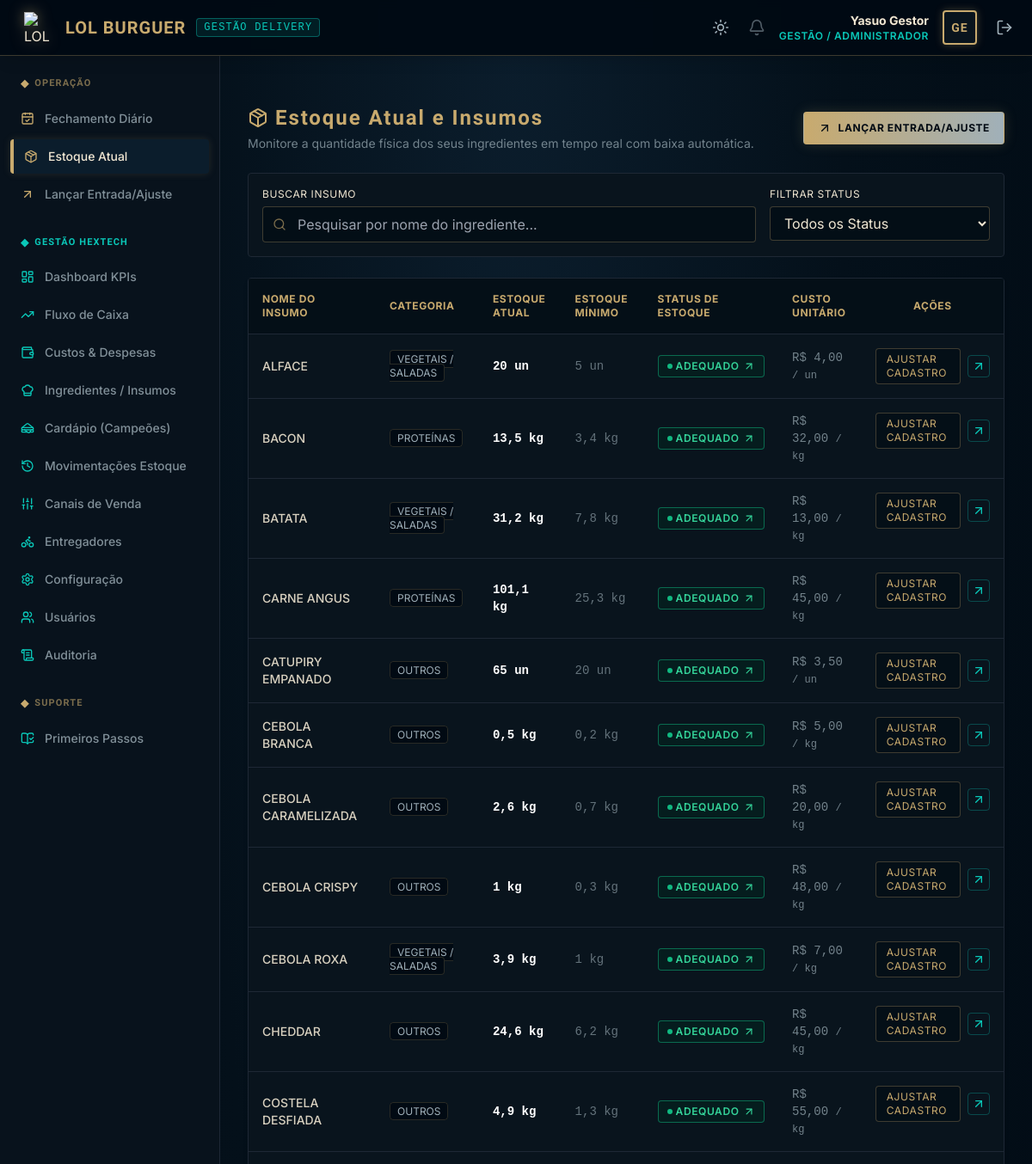
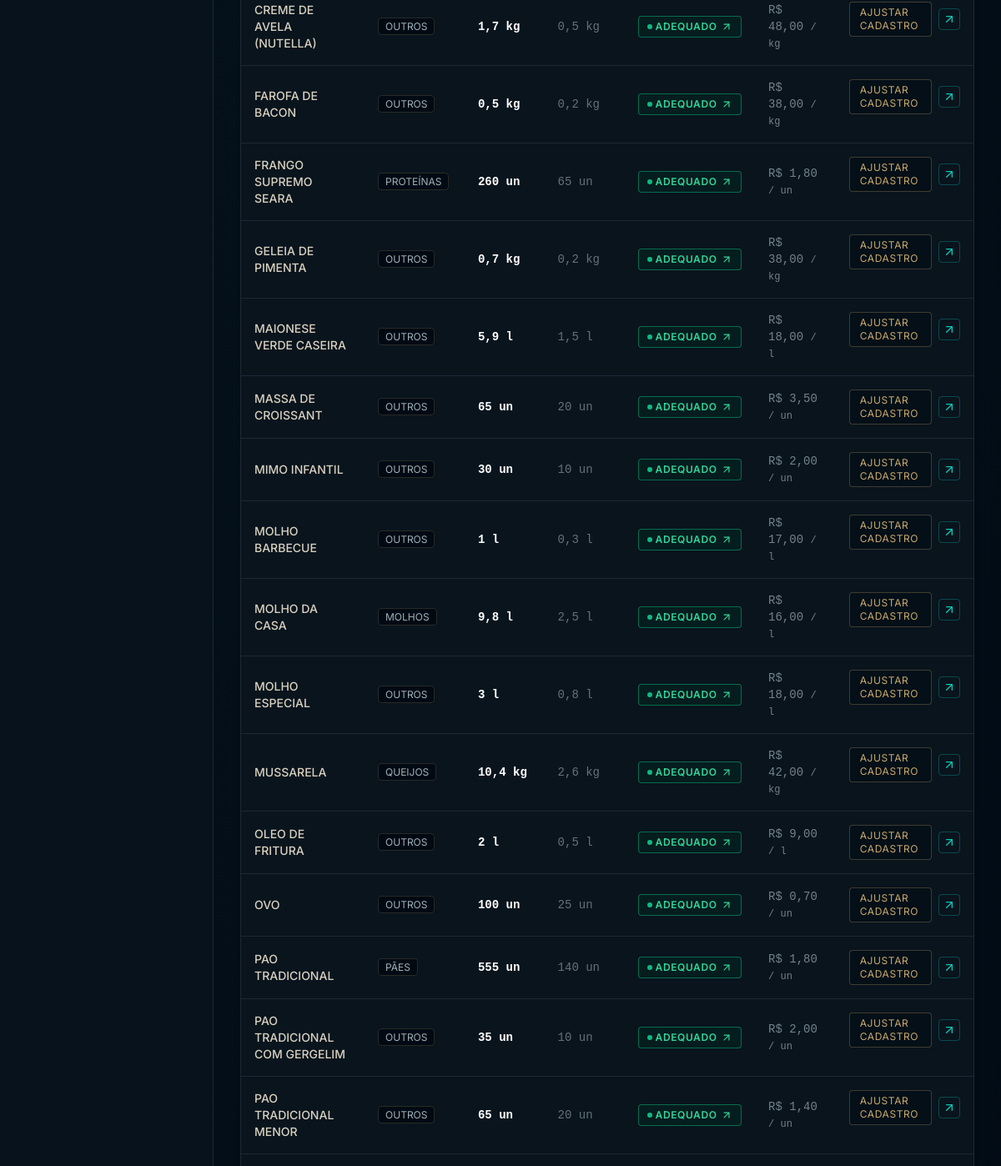
Before: /estoque/resumo/ (signed in, upper part) with the older database file (2 pictures, top to bottom).
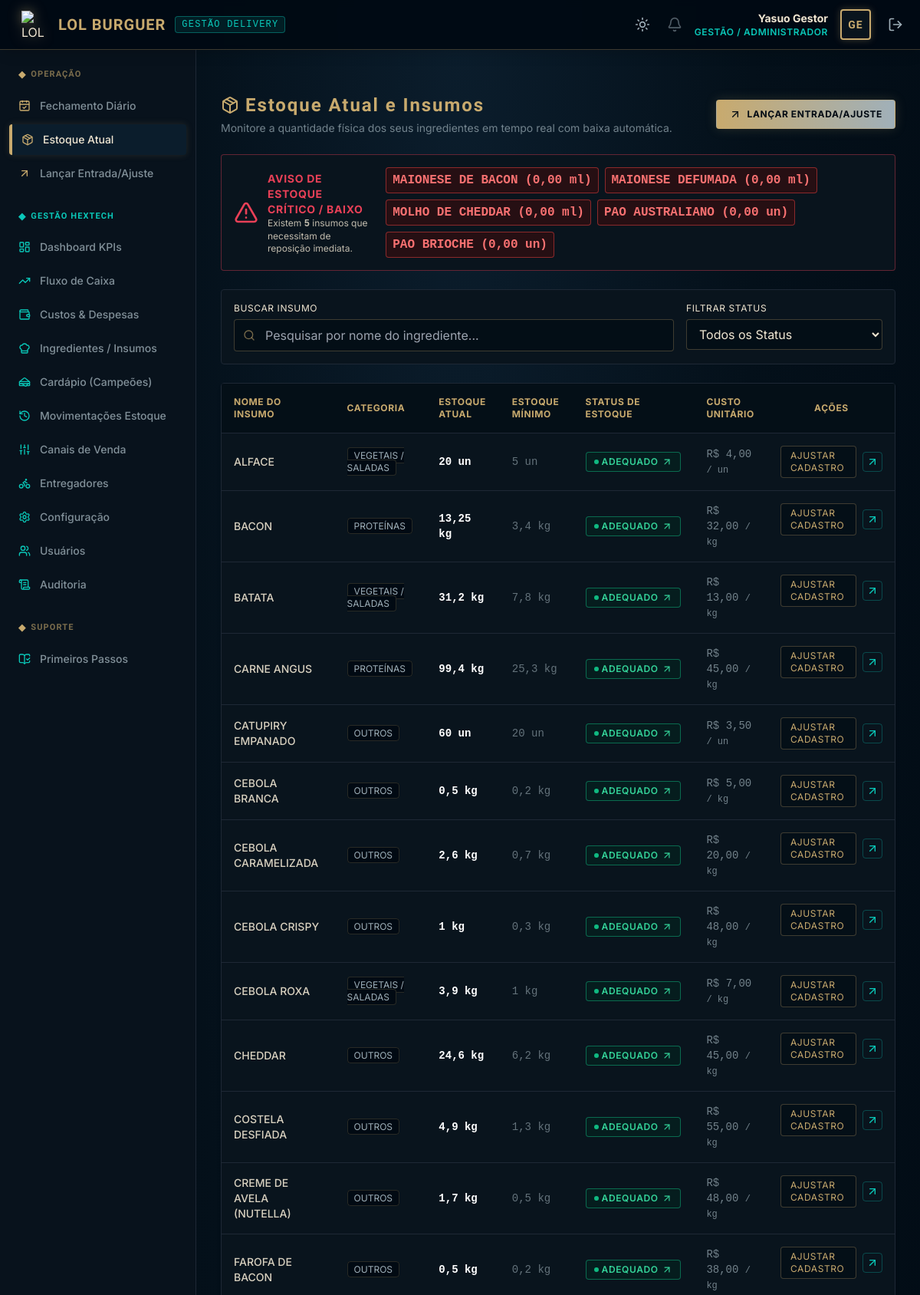
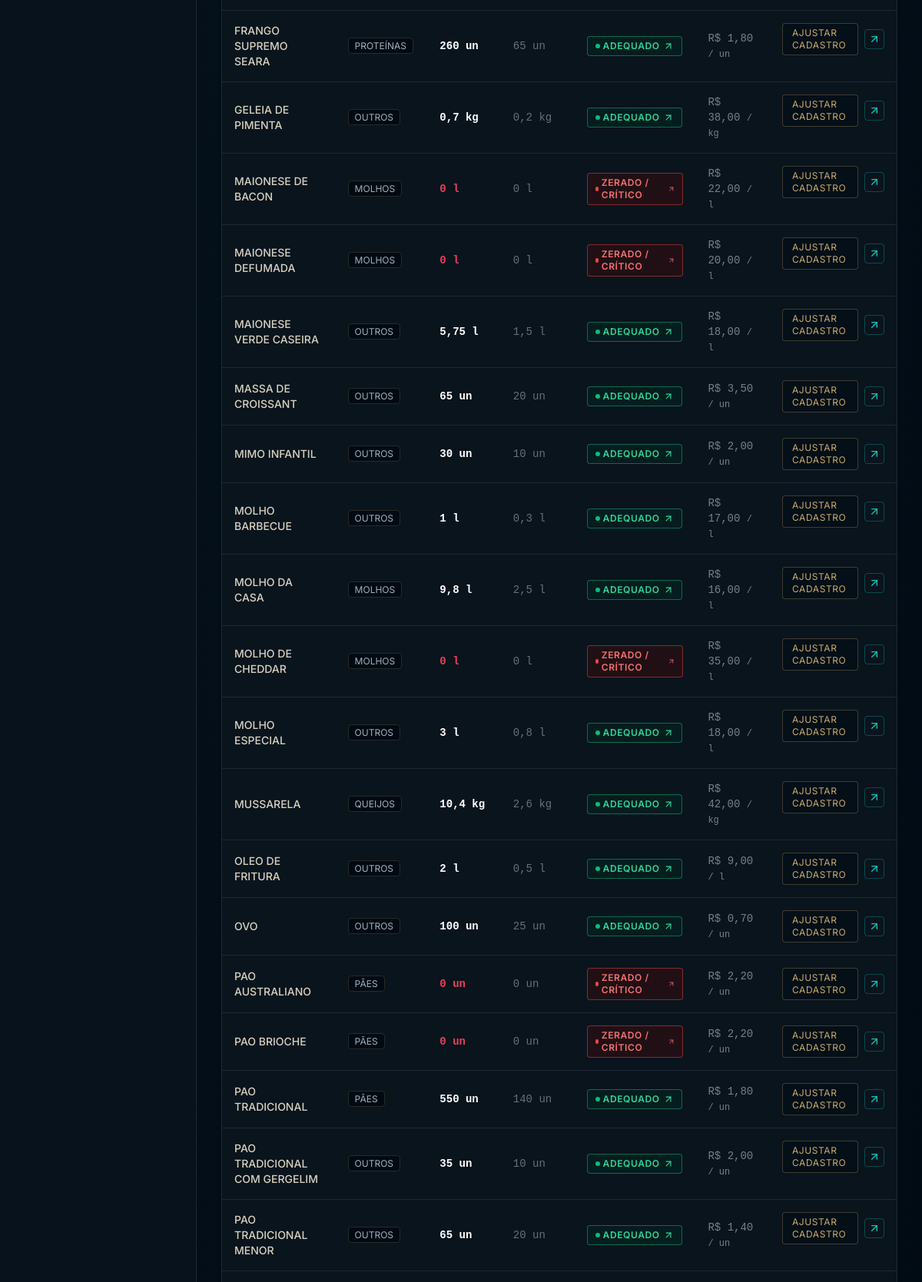
After: the same page with the newer database file (2 pictures, top to bottom).
### produtos/models.py (models this page shows, shortened)
class Ingrediente(models.Model):
    UNIDADES_MEDIDA = (
        ('kg', 'Quilograma (kg)'),
        ('g', 'Grama (g)'),
        ('l', 'Litro (l)'),
        ('ml', 'Mililitro (ml)'),
        ('un', 'Unidade (un)'),
    )
    CATEGORIAS = (
        ('PROTEINA', 'Proteínas'),
        ('PAO', 'Pães'),
        ('MOLHO', 'Molhos'),
        ('VEGETAL', 'Vegetais / Saladas'),
        ('QUEIJO', 'Queijos'),
        ('EMBALAGEM', 'Embalagens'),
        ('OUTROS', 'Outros'),
    )
    nome = models.CharField(max_length=100, verbose_name="Nome do Insumo")
    unidade_medida = models.CharField(max_length=5, choices=UNIDADES_MEDIDA, default='g', verbose_name="Unidade de Medida")
    unidade_compra = models.CharField(max_length=5, choices=UNIDADES_MEDIDA, default='g', verbose_name="Unidade de Compra (Entrada)")
    custo_unitario = models.DecimalField(max_digits=10, decimal_places=4, default=Decimal('0.0000'), verbose_name="Custo Unitário (R$)")
    fornecedor = models.CharField(max_length=100, blank=True, null=True, verbose_name="Fornecedor")
    estoque_minimo = models.DecimalField(max_digits=10, decimal_places=2, default=0, verbose_name="Estoque Mínimo")
    estoque_atual = models.DecimalField(max_digits=10, decimal_places=2, default=0, verbose_name="Estoque Atual")
    categoria = models.CharField(max_length=20, choices=CATEGORIAS, default='OUTROS', verbose_name="Categoria")
    class Meta:
        verbose_name = "Ingrediente / Insumo"
        verbose_name_plural = "Ingredientes / Insumos"
        ordering = ['nome']
    @property
    def status_estoque(self):
        if self.estoque_atual <= 0:
            return 'CRITICO'
        elif self.estoque_atual < self.estoque_minimo:
            return 'BAIXO'
        else:
            return 'OK'
    @property
    def obter_fator_conversao(self):
        if self.unidade_compra == 'kg' and self.unidade_medida == 'g':
            return Decimal('1000.00')
        elif self.unidade_compra == 'l' and self.unidade_medida == 'ml':
            return Decimal('1000.00')
        return Decimal('1.00')
    def _fmt(self, valor, casas=3):
        from django.utils.formats import number_format
        q = Decimal(valor).quantize(Decimal('1.' + '0' * casas)).normalize()
        return number_format(q, use_l10n=True, force_grouping=True)
    @property
    def estoque_display(self):
        fator = self.obter_fator_conversao
        if fator > 1:
            return f"{self._fmt((self.estoque_atual or 0) / fator)} {self.unidade_compra}"
        return f"{self._fmt(self.estoque_atual or 0)} {self.unidade_medida}"
    @property
    def estoque_minimo_display(self):
        fator = self.obter_fator_conversao
        if fator > 1:
            return f"{self._fmt((self.estoque_minimo or 0) / fator)} {self.unidade_compra}"
        return f"{self._fmt(self.estoque_minimo or 0)} {self.unidade_medida}"
    @property
    def custo_por_unidade_compra(self):
        return (self.custo_unitario * self.obter_fator_conversao).quantize(Decimal('0.01'))

### estoque/views.py (the view)
# urls.py: path('resumo/', views.estoque_resumo, name='estoque_resumo'),
@login_required
def estoque_resumo(request):
    busca = request.GET.get('busca', '')
    status_filtro = request.GET.get('status', '')
    ingredientes = Ingrediente.objects.all()
    if busca:
        ingredientes = ingredientes.filter(Q(nome__icontains=busca) | Q(categoria__icontains=busca))
    if status_filtro:
        lista_filtrada = []
        for ing in ingredientes:
            if ing.status_estoque == status_filtro:
                lista_filtrada.append(ing.id)
        ingredientes = ingredientes.filter(id__in=lista_filtrada)
    from django.db.models import F
    alertas_baixo = Ingrediente.objects.filter(Q(estoque_atual__lt=F('estoque_minimo')) | Q(estoque_atual__lte=0))
    context = {
        'ingredientes': ingredientes,
        'busca': busca,
        'status_selecionado': status_filtro,
        'alertas_count': alertas_baixo.count(),
        'alertas': alertas_baixo[:5] # Apenas os primeiros 5 alertas
    }
    if request.headers.get('HX-Request'):
        return render(request, 'estoque/partials/estoque_tabela.html', context)
    return render(request, 'estoque/resumo.html', context)

### templates/estoque/resumo.html (shortened to what this page needs)
{% extends "base.html" %}
{% block content %}
<div class="flex flex-col md:flex-row md:items-center md:justify-between mb-6 space-y-4 md:space-y-0">
    <div>
        <h1 class="text-2xl font-bold title-hex text-hex_gold flex items-center space-x-2">
            <i data-lucide="package" class="w-6 h-6 text-hex_gold"></i>
            <span>Estoque Atual e Insumos</span>
        </h1>
        <p class="text-sm text-hex_gold_dim/70 mt-1">Monitore a quantidade física dos seus ingredientes em tempo real com baixa automática.</p>
    </div>
    <a href="{% url 'estoque_ajustar' %}" class="bg-gradient-to-r from-hex_gold to-hex_gold_dim hover:from-hex_blue hover:to-hex_blue_dark text-hex_dark_bg hover:text-white font-bold py-2.5 px-4 rounded transition-all uppercase tracking-wider text-xs flex items-center justify-center space-x-2 border border-hex_gold/40 shadow-hex-gold hover:shadow-hex-blue">
        <i data-lucide="arrow-up-right" class="w-4 h-4"></i>
        <span>Lançar Entrada/Ajuste</span>
    </a>
</div>
{% if alertas_count > 0 %}
<div class="bg-hex_dark_card border border-hex_danger/40 p-4 rounded mb-6 flex flex-col md:flex-row md:items-center justify-between gap-4">
    <div class="flex items-center space-x-3 text-hex_danger">
        <i data-lucide="alert-triangle" class="w-8 h-8 animate-bounce shrink-0"></i>
        <div>
            <h3 class="font-bold text-sm uppercase tracking-wider">Aviso de Estoque Crítico / Baixo</h3>
            <p class="text-xs text-hex_gold_light/80">Existem <span class="font-bold font-mono">{{ alertas_count }}</span> insumos que necessitam de reposição imediata.</p>
        </div>
    </div>
    <div class="flex flex-wrap gap-2">
        {% for ing in alertas %}
            <span class="bg-red-950/50 border border-red-500/50 text-red-400 font-semibold px-2 py-1 rounded text-xxs font-mono">
                {{ ing.nome }} ({{ ing.estoque_atual }} {{ ing.unidade_medida }})
            </span>
        {% endfor %}
    </div>
</div>
{% endif %}
<div class="bg-hex_dark_card border border-hex_dark_border p-4 rounded mb-6 flex flex-col md:flex-row gap-4">
    <div class="flex-1">
        <label for="busca" class="block text-xs uppercase tracking-wider text-hex_gold_light mb-1.5">Buscar Insumo</label>
        <div class="relative">
            <span class="absolute inset-y-0 left-0 pl-3 flex items-center text-hex_gold/60">
                <i data-lucide="search" class="w-4 h-4"></i>
            </span>
            <input
                type="text"
                name="busca"
                id="busca"
                class="w-full bg-hex_dark_bg/60 border border-hex_gold/30 rounded py-2 pl-10 pr-4 text-hex_gold_light focus:outline-none focus:border-hex_blue transition-all"
                placeholder="Pesquisar por nome do ingrediente..."
                hx-get="{% url 'estoque_resumo' %}"
                hx-trigger="keyup changed delay:300ms, search"
                hx-target="#tabela-estoque"
                hx-include="[name='status']"
                value="{{ busca }}"
            >
        </div>
    </div>
    <div class="w-full md:w-64">
        <label for="status" class="block text-xs uppercase tracking-wider text-hex_gold_light mb-1.5">Filtrar Status</label>
        <select
            name="status"
            id="status"
            class="w-full bg-hex_dark_bg/60 border border-hex_gold/30 rounded py-2 px-3 text-hex_gold_light focus:outline-none focus:border-hex_blue transition-all"
            hx-get="{% url 'estoque_resumo' %}"
            hx-target="#tabela-estoque"
            hx-include="[name='busca']"
        >
            <option value="">Todos os Status</option>
        </select>
    </div>
</div>
<div id="tabela-estoque" class="bg-hex_dark_card border border-hex_dark_border rounded shadow-md">
    {% include "estoque/partials/estoque_tabela.html" %}
</div>
{% endblock %}

### templates/estoque/partials/estoque_tabela.html (shortened to what this page needs)
<div class="overflow-x-auto">
    <table class="w-full text-left border-collapse">
        <thead>
            <tr class="border-b border-hex_dark_border bg-hex_dark_bg/50 text-hex_gold uppercase tracking-wider text-xs font-semibold">
                <th class="p-4">Nome do Insumo</th>
                <th class="p-4">Categoria</th>
                <th class="p-4">Estoque Atual</th>
                <th class="p-4">Estoque Mínimo</th>
                <th class="p-4">Status de Estoque</th>
                <th class="p-4">Custo Unitário</th>
                <th class="p-4 text-center">Ações</th>
            </tr>
        </thead>
        <tbody class="divide-y divide-hex_dark_border text-sm text-hex_gold_light/90">
            {% for ing in ingredientes %}
                <tr class="hover:bg-hex_dark_bg/30 transition-colors">
                    <td class="p-4 font-medium">{{ ing.nome }}</td>
                    <td class="p-4 text-xs">
                        <span class="bg-hex_dark_bg border border-hex_gold/20 px-2 py-0.5 rounded text-hex_gold_dim uppercase">
                            {{ ing.get_categoria_display }}
                        </span>
                    </td>
                    <td class="p-4 font-mono font-bold {% if ing.status_estoque == 'CRITICO' %}text-hex_danger{% elif ing.status_estoque == 'BAIXO' %}text-hex_warning{% else %}text-white{% endif %}">
                        {{ ing.estoque_display }}
                    </td>
                    <td class="p-4 font-mono text-hex_gold_dim/60">{{ ing.estoque_minimo_display }}</td>
                    <td class="p-4">
                        {% if ing.status_estoque == 'CRITICO' %}
                            <a href="{% url 'estoque_ajustar' %}?ingrediente_id={{ ing.id }}" class="bg-red-950/40 border border-red-500/50 text-red-400 px-2.5 py-1 rounded text-xs font-semibold uppercase tracking-wider animate-pulse flex items-center w-fit space-x-1 hover:bg-red-900/60 transition-all hover:scale-105" title="Clique para Lançar Entrada">
                                <span class="w-1.5 h-1.5 rounded-full bg-red-500"></span>
                                <span>Zerado / Crítico</span>
                                <i data-lucide="arrow-up-right" class="w-3.5 h-3.5 ml-1"></i>
                            </a>
                        {% else %}
                            <a href="{% url 'estoque_ajustar' %}?ingrediente_id={{ ing.id }}" class="bg-emerald-950/40 border border-emerald-500/50 text-emerald-400 px-2.5 py-1 rounded text-xs font-semibold uppercase tracking-wider flex items-center w-fit space-x-1 hover:bg-emerald-900/60 transition-all hover:scale-105" title="Clique para Lançar Ajuste/Entrada">
                                <span class="w-1.5 h-1.5 rounded-full bg-emerald-500"></span>
                                <span>Adequado</span>
                                <i data-lucide="arrow-up-right" class="w-3.5 h-3.5 ml-1"></i>
                            </a>
                        {% endif %}
                    </td>
                    <td class="p-4 font-mono text-hex_gold_dim/70">
                        R$ {{ ing.custo_por_unidade_compra|floatformat:2 }} <span class="text-xs">/ {{ ing.unidade_compra }}</span>
                    </td>
                    <td class="p-4 flex items-center justify-center space-x-2">
                        <a href="{% url 'ingrediente_editar' ing.id %}" class="text-hex_gold hover:text-white border border-hex_gold/30 hover:border-hex_gold rounded px-3 py-1 text-xs uppercase tracking-wider transition-all bg-hex_dark_bg/50" title="Editar cadastro e estoque inicial">
                            Ajustar Cadastro
                        </a>
                        <a href="{% url 'estoque_ajustar' %}?ingrediente_id={{ ing.id }}" class="text-hex_blue hover:text-white border border-hex_blue/30 hover:border-hex_blue rounded p-1 hover:bg-hex_dark_bg transition-all" title="Lançar Entrada/Ajuste">
                            <i data-lucide="arrow-up-right" class="w-4 h-4"></i>
                        </a>
                    </td>
                </tr>
            {% endfor %}
        </tbody>
    </table>
</div>

Changed rows visible on the page:
added Ingrediente: nome "MAIONESE DE BACON", estoque_atual "0,00", unidade_medida "ml", categoria "MOLHOS", estoque_display "0 l", estoque_minimo_display "0 l", custo_por_unidade_compra "22,00", unidade_compra "l"
added Ingrediente: nome "MAIONESE DEFUMADA", estoque_atual "0,00", unidade_medida "ml", categoria "MOLHOS", estoque_display "0 l", estoque_minimo_display "0 l", custo_por_unidade_compra "20,00", unidade_compra "l"
added Ingrediente: nome "MOLHO DE CHEDDAR", estoque_atual "0,00", unidade_medida "ml", categoria "MOLHOS", estoque_display "0 l", estoque_minimo_display "0 l", custo_por_unidade_compra "35,00", unidade_compra "l"
added Ingrediente: nome "PAO AUSTRALIANO", estoque_atual "0,00", unidade_medida "un", categoria "PÃES", estoque_display "0 un", estoque_minimo_display "0 un", custo_por_unidade_compra "2,20", unidade_compra "un"
added Ingrediente: nome "PAO BRIOCHE", estoque_atual "0,00", unidade_medida "un", categoria "PÃES", estoque_display "0 un", estoque_minimo_display "0 un", custo_por_unidade_compra "2,20", unidade_compra "un"
changed Ingrediente "BACON": estoque_display "13,5 kg" → "13,25 kg"
changed Ingrediente "CARNE ANGUS": estoque_display "101,1 kg" → "99,4 kg"
changed Ingrediente "CATUPIRY EMPANADO": estoque_display "65 un" → "60 un"
changed Ingrediente "MAIONESE VERDE CASEIRA": estoque_display "5,9 l" → "5,75 l"
changed Ingrediente "PAO TRADICIONAL": estoque_display "555 un" → "550 un"
Other visible differences:
{{ alertas_count }}: (not shown) → "5"
text now shown: "AVISO DE ESTOQUE CRÍTICO / BAIXO Existem insumos que necessitam de reposição imediata."
